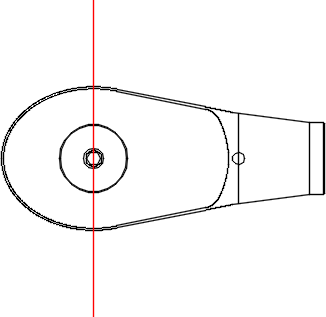
#> input picture opencv绘图/lockhead.png, 326 x 317 px
$ python '绘制索分段数据.py'   (older library calls are emulated)
#> lines starting #> are read from the running program, lines starting #| are printed output that depends on the picture
import cv2 as cv
import numpy as np
import os
import base64
import openpyxl
import os
import math


def small(img, per):
    height, width = img.shape[:2]
    reSize = cv.resize(img, (int(width / per), int(height / per)),
                       interpolation=cv.INTER_AREA)
    return reSize


class CRect:
    def __init__(self, l, t, w, h):
        self.l = l
        self.r = l + w
        self.t = t
        self.b = t + h
        self.w = w
        self.h = h


class LabelLine(object):
    # [6 lines left out: function __init__, not called in this run]

    def line(self):
        cv.line(self.img, self.pt1, self.pt2, self.color, 1)


def drawItem(canvas, pRect, pItem):
    canvas[pRect.t:pRect.b, pRect.l:pRect.r] = pItem


# [10 lines left out: functions drawLink, draw索夹, not called in this run]


defaultFont = cv.FONT_HERSHEY_SIMPLEX


# [4 lines left out: function drawTextOn, not called in this run]


def getLineLocFromPercent(xPercent):
    return int(leftLockCenter[0] + xPercent * (rightLockCenter[0] - leftLockCenter[0]))


def drawRectangle(img, pt1, pt2, color=(1,)):
    cv.rectangle(img, pt1, pt2, color, 1)


canvas_height = 250
canvas_width = 1200
imgScale = 5
# 读取锁头
lockimg = cv.imread(r'lockhead.png')
#> lockimg is the input picture: shape (317, 326, 3); mean B, G, R 247.1, 247.1, 248.1
temHeight, temWidth = lockimg.shape[:2]
#> temHeight = 317; temWidth = 326
lock_cx = 93.0 / temWidth
#> lock_cx = 0.285
lock_cy = 158.0 / temHeight
#> lock_cy = 0.498

lockimg_l = small(lockimg, imgScale)
#> in small, `reSize = cv.resize(img, (int(width / per), int(height / per)), interpo..`:
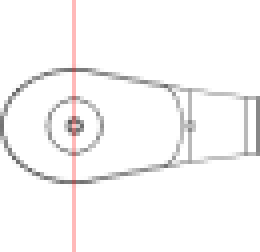
#> reSize: shape (63, 65, 3) (shown 4 times larger); mean B, G, R 247.1, 247.1, 248.1
row, col = lockimg_l.shape[:2]
#> row = 63; col = 65
leftLockRect = CRect(10, (canvas_height - row) // 2, col, row)
leftLockCenter = (int(leftLockRect.l + lock_cx * leftLockRect.w), int(leftLockRect.t + lock_cy * leftLockRect.h))
#> leftLockCenter = (28, 124)

# 对锁头进行矩阵翻转
lockimg_r = np.flip(lockimg_l, axis=1)
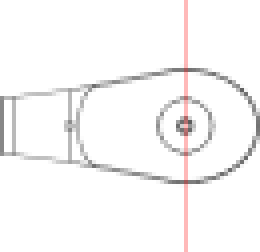
#> lockimg_r: shape (63, 65, 3) (shown 4 times larger); mean B, G, R 247.1, 247.1, 248.1
rightLockRect = CRect(canvas_width - 10 - leftLockRect.w, leftLockRect.t, col, row)
rightLockCenter = (
    int(rightLockRect.l + (1 - lock_cx) * rightLockRect.w), int(rightLockRect.t + (1 - lock_cy) * rightLockRect.h))
#> rightLockCenter = (1171, 124)
# 读取链条
linker = cv.imread(r'linker_left2.png')
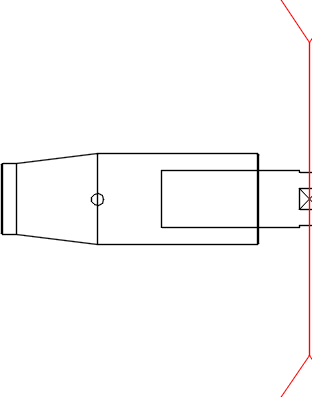
#> input picture opencv绘图/linker_left2.png, 312 x 397 px
#> linker is the input picture: shape (397, 312, 3); mean B, G, R 250, 250, 251.1
linker_Limg = small(linker, 7)
#> call 2 of small, with per = 7
#> in small (call 2), `reSize = cv.resize(img, (int(width / per), int(height / per)), interpo..`:
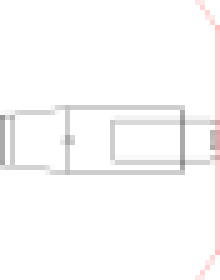
#> reSize: shape (56, 44, 3) (shown 5 times larger); mean B, G, R 250, 250, 251.1
linkHeight, linkWidth = linker_Limg.shape[:2]
#> linkHeight = 56; linkWidth = 44
linker_Rimg = np.flip(linker_Limg, axis=1)
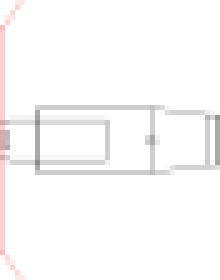
#> linker_Rimg: shape (56, 44, 3) (shown 5 times larger); mean B, G, R 250, 250, 251.1

centerX = getLineLocFromPercent(0.5)
#> centerX = 599
centerY = leftLockRect.t + (leftLockRect.b - leftLockRect.t) // 2
#> centerY = 124


# [108 lines left out: functions china, 绘制索段, not called in this run]
